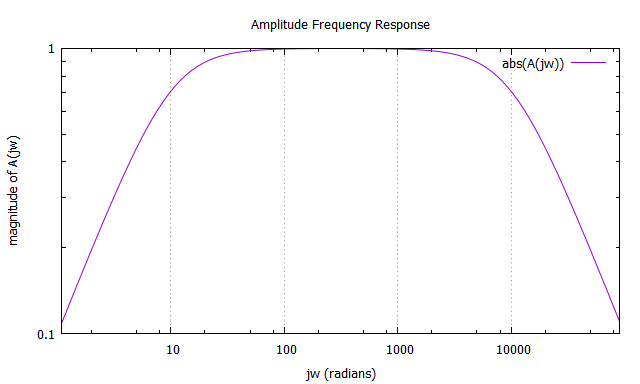

The script that drew this image:
# amplitude frequency response
A(jw) = ({0,1}*jw/({0,1}*jw+p1)) * (1/(1+{0,1}*jw/p2))
p1 = 10
p2 = 10000
set dummy jw
set grid
set key
set logscale xy
set offsets 0, 0, 0, 0
set title "Amplitude Frequency Response"
set xlabel "jw (radians)"
set xrange [1.1 : 90000.0]
set ylabel "magnitude of A(jw)"
set autoscale  y
plot abs(A(jw))
